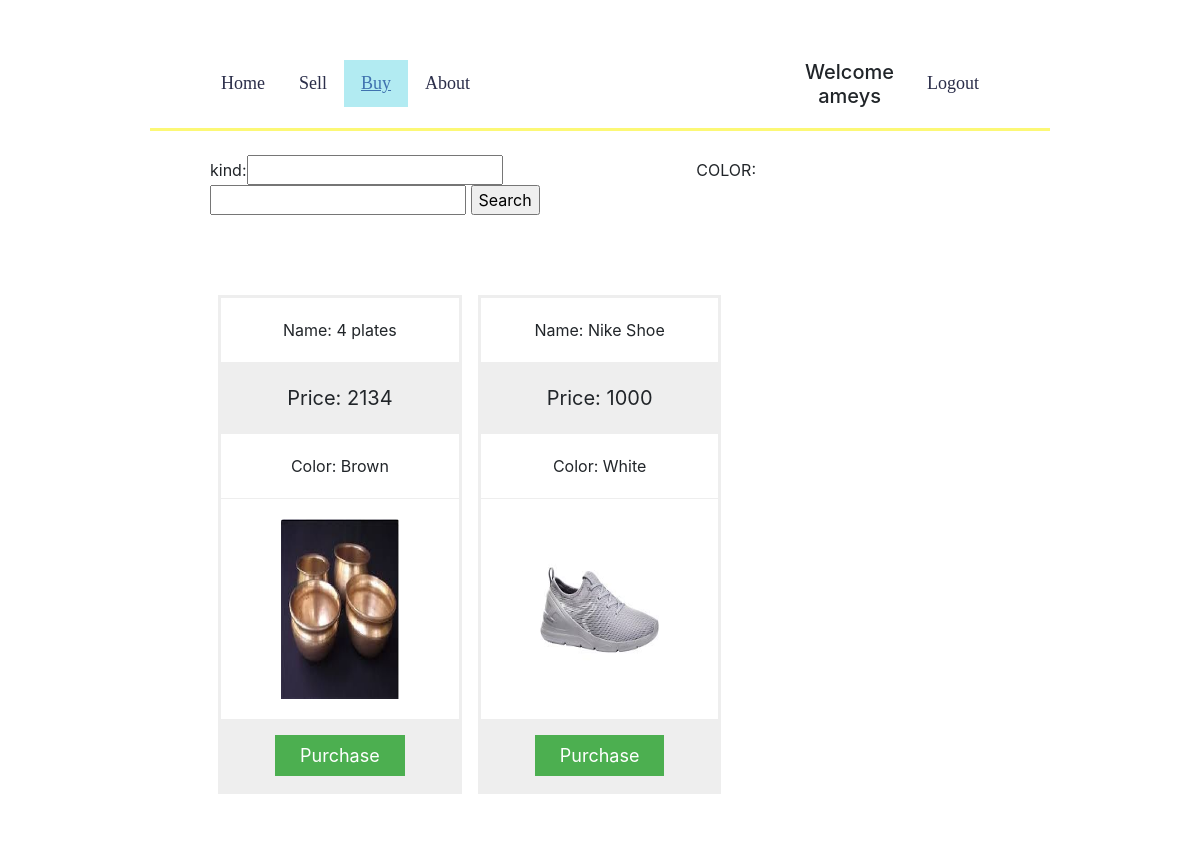
The page /buy (signed in) on the database its author committed.
### app/models.py (models this page shows, shortened)
class Product(models.Model):
    prod_name=models.CharField(max_length=100)
    seller=models.ForeignKey(Customer,on_delete=models.CASCADE,related_name='sold_products',null=True)
    kind=models.ForeignKey(Kind,on_delete=models.CASCADE)
    color=models.ForeignKey(Color,on_delete=models.CASCADE)
    price=models.IntegerField()
    image=models.ImageField(upload_to='Product_Images/')
    booked=models.BooleanField(default=False)

class Color(models.Model):
    color_name=models.CharField(max_length=40)
    def __str__(self):
        return self.color_name

### app/views.py (the view)
# urls.py: path('buy',views.buy,name='buy'),
def buy(request):
    if request.method=='POST':
        c=request.POST.get('color')
        k=request.POST.get('kind')
        if len(k)==0  and len(k)==0 :
            product_list=models.Product.objects.filter(booked=False)
        elif len(c)==0:
            product_list=models.Product.objects.filter(kind=models.Kind.objects.get(category=k.title()),booked=False)
        elif len(c)==0 and len(k)==0:
            product_list=models.Product.objects.filter(color=models.Color.objects.get(color_name=c.title()),booked=False)
        else:
            product_list=models.Product.objects.filter(kind=models.Kind.objects.get(category=k),color=models.Color.objects.get(color_name=c.title()),booked=False)
    else:
        product_list=models.Product.objects.filter(booked=False)
    return render(request,'app/sell_products.html',{'product_list':product_list,'nbar':'buy'})

### templates/app/sell_products.html (shortened to what this page needs)
{% extends 'app/base.html' %}
{% block body_block %}
<div class='sell_products_div'>
<div class="filter_div">
  <form method="post">
    kind:<input type="text" name="kind">
    COLOR:<input type="text" name="color">
    <input type="submit" value="Search">
  </form>
</div>
<br>
<br>
<br>
  {% for item in product_list %}
  <div class="columns">
    <ul class="price" style='background-color:white'>
      <li>Name: {{item.prod_name}}</li>
      <li class="grey">Price: {{item.price}}</li>
      <li>Color: {{item.color}}</li>
      <li>  <img class="card-img-top"  src="../media/{{item.image}}" alt="images" width='100%' height="180px"></li>
      <li class="grey"><a href="{% url 'prodetail' pk=item.id %}" class="button">Purchase</a></li>
    </ul>
  </div>
  {%endfor%}
  </div>
{% endblock%}

### templates/app/base.html (shortened to what this page needs)
{% load static%}
<!DOCTYPE html>
<html lang="en" dir="ltr">
  <head>
    <link rel="stylesheet" href="https://maxcdn.bootstrapcdn.com/bootstrap/4.5.0/css/bootstrap.min.css">
  <link rel="stylesheet" href="https://cdnjs.cloudflare.com/ajax/libs/font-awesome/4.7.0/css/font-awesome.min.css">
      <link rel="stylesheet" href="{% static 'css/home.css'%}">
    </head>
    <body>
    <div class="topnav" id="myTopnav">
    <a href="{% url 'index' %} " class="left {% if nbar == 'index' %}active{% endif %} ">Home</a>
    <a href="{% url 'sell' %}" class="left {% if nbar == 'sell' %}active{% endif %}">Sell</a>
      <a href="{% url 'buy' %}"  class="left {% if nbar == 'buy' %}active{% endif %}">Buy</a>
    <a href="#about"  class="left">About</a>
  {% if user.is_authenticated %}
      <a href="{% url 'logout'%}"  class="right">Logout</a>
    <span class='right' ><h5> Welcome {{user.username}}</h5></span>
    {% else %}
    <span class='right'><a href="{% url 'login' %}" class="{% if nbar == 'login' %}active{% endif %} ">Login</a></span>
    <span class='right'><a href="{% url 'register' %}" class="{% if nbar == 'register' %}active{% endif %} ">SignUp</a></span>
    {% endif %}
    </div>
    <hr>
    {% block body_block%}
  {% endblock %}
      </body>
</html>

### static/css/home.css (style rules this page uses)
.topnav { background-color: #333; overflow: hidden; }
.topnav a { display: block; color: #f2f2f2; text-align: center; padding: 14px 16px; text-decoration: none; font-size: 17px; }
hr { width: 75%; border-top:3px solid #fcf876; overflow: auto; margin: 1% auto 0 auto; }
.sell_products_div { background-color:#d4f3ef; background-color: #e4e4e4; background-color: #f1d1d1; background-color: #f8f3eb; background-color: #ececec; background-color: white; height:100%; overflow:auto; padding:1% 5% 2% 5%; margin: 1% auto 2% auto; width:75%; }
.filter_div { text-align: justify; width:70%; }
.left { float:left; }
.right { float:right; }
.topnav { background-color: white; overflow: hidden; margin:0; padding:5% 17% 0% 17%; }
.topnav a { display: block; color: #2b2e4a; text-align: center; padding: 10px 17px 10px; text-decoration: none; font-size: 18px; font-family:'TenaliRamakrishna-Regular'; margin:0; }
.topnav a.active { color:#3f72af; text-decoration: underline; }
* { box-sizing:border-box }
.active, .dot:hover { background-color: #717171; }
h5 { margin-left: 23%; text-align: center; }
.active { background-color: #b2ebf2; }
.card-img, .card-img-bottom, .card-img-top { -ms-flex-negative: 0; flex-shrink: 0; width: 60%; }
* { box-sizing: border-box; }
.columns { float: left; width: 33.3%; padding: 8px; }
.price { list-style-type: none; border: 3px solid #eee; margin: 0; padding: 0; -webkit-transition: 0.3s; transition: 0.3s; }
.price li { border-bottom: 1px solid #eee; padding: 20px; text-align: center; }
.price .grey { background-color: #eee; font-size: 20px; }
.button { background-color: #4CAF50; border: none; color: white; padding: 10px 25px; text-align: center; text-decoration: none; font-size: 18px; }
.right { float: right; }

### rows shown on the page
Product: prod_name "4 plates", price "2134", color "Brown", image (picture)
Product: prod_name "Nike Shoe", price "1000", color "White", image (picture)

### other values the page prints
{{ user.username }} "ameys"
